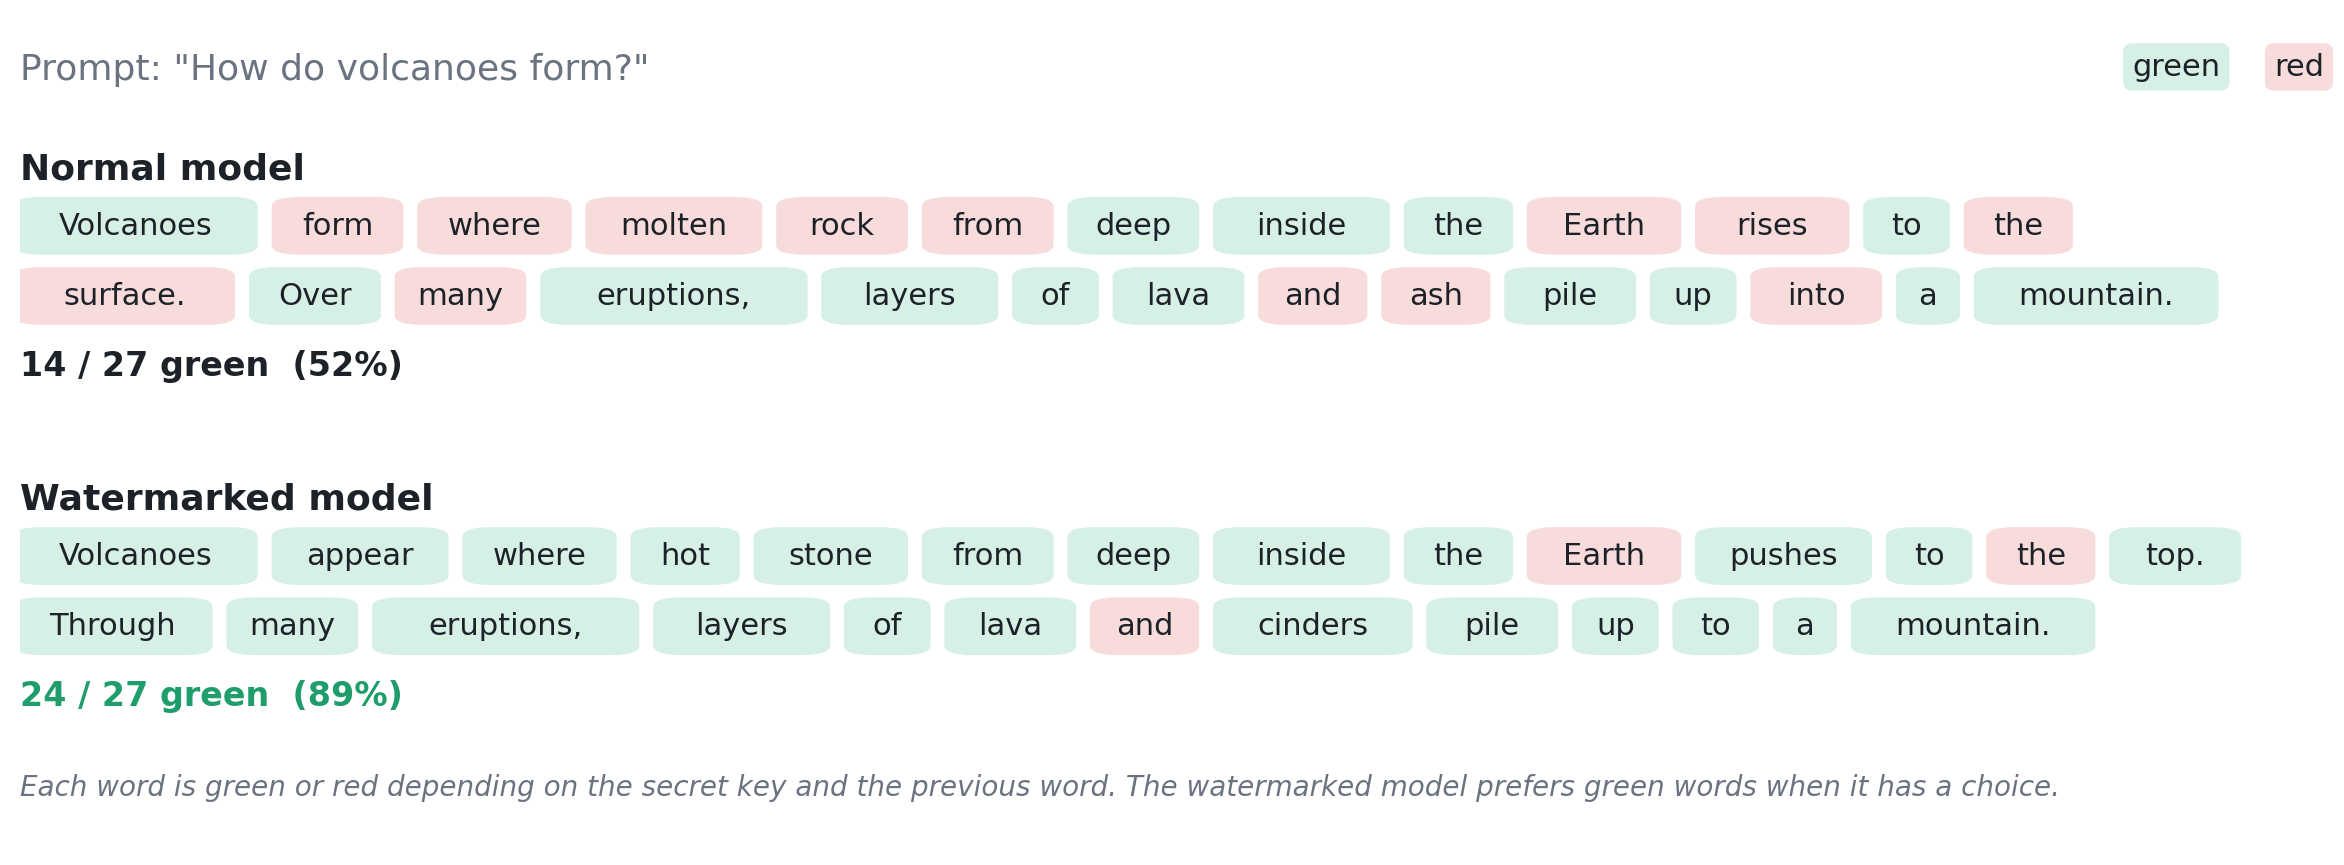

This figure's Python source:
"""Slide figure: the same prompt answered with and without a green/red watermark, words highlighted."""
import hashlib
import matplotlib.pyplot as plt
from matplotlib.patches import FancyBboxPatch

GREEN, RED, INK, MUTED = '#1f9d6b', '#d64545', '#1d2128', '#6b7280'
LGREEN, LRED = '#d6f0e5', '#f8dcdc'
plt.rcParams.update({'font.family': 'DejaVu Sans', 'text.color': INK})

def is_green(prev, word, key='key-285'):
    """Green/red decided by hashing the secret key, the previous word and the candidate word."""
    return hashlib.sha256(f'{key}|{prev}|{word}'.encode()).digest()[0] < 128

normal = ('Volcanoes form where molten rock from deep inside the Earth rises to the surface. '
          'Over many eruptions, layers of lava and ash pile up into a mountain.').split()
# Watermarked answer: written by greedily preferring green words among natural alternatives.
options = [['Volcanoes'], ['form', 'appear', 'arise'], ['where', 'when'], ['molten', 'hot', 'melted'],
           ['rock', 'stone'], ['from'], ['deep', 'far'], ['inside', 'within', 'beneath'], ['the'], ['Earth', 'planet'],
           ['rises', 'pushes', 'moves', 'travels'], ['to', 'toward', 'up'], ['the'], ['surface.', 'crust.', 'top.'],
           ['Over', 'After', 'Through'], ['many', 'repeated', 'countless'], ['eruptions,', 'outbursts,'],
           ['layers', 'sheets'], ['of'], ['lava', 'magma'], ['and'], ['ash', 'dust', 'cinders'],
           ['pile', 'build', 'stack', 'gather'], ['up'], ['into', 'to', 'forming'], ['a'], ['mountain.', 'peak.', 'cone.']]
wm, prev = [], '<s>'
for opts in options:
    pick = next((w for w in opts if is_green(prev, w)), opts[0])
    wm.append(pick); prev = pick

def colors(words):
    prev, out = '<s>', []
    for w in words:
        out.append(is_green(prev, w)); prev = w
    return out

fig = plt.figure(figsize=(12, 4.3), dpi=200); fig.patch.set_facecolor('white')
ax = fig.add_axes([0.02, 0.02, 0.96, 0.96]); ax.set_xlim(0, 1); ax.set_ylim(0, 1); ax.axis('off')
ax.text(0.0, 0.96, 'Prompt: "How do volcanoes form?"', fontsize=13, color=MUTED, va='top')

def passage(y0, words, title):
    flags = colors(words); n_green = sum(flags)
    ax.text(0.0, y0, title, fontsize=13, weight='bold', va='top')
    x, y = 0.0, y0 - 0.09
    for w, g in zip(words, flags):
        width = 0.0098 * len(w) + 0.024
        if x + width > 1.0:
            x, y = 0.0, y - 0.085
        ax.add_patch(FancyBboxPatch((x, y - 0.032), width - 0.012, 0.064, boxstyle='round,pad=0.003,rounding_size=0.012',
                                    facecolor=LGREEN if g else LRED, edgecolor='none'))
        ax.text(x + (width - 0.012) / 2, y, w, ha='center', va='center', fontsize=11)
        x += width
    share = n_green / len(words)
    ax.text(0.0, y - 0.085, f'{n_green} / {len(words)} green  ({share:.0%})', fontsize=12, weight='bold',
            color=GREEN if share > 0.65 else INK, va='center')
    return share

s1 = passage(0.84, normal, 'Normal model')
s2 = passage(0.44, wm, 'Watermarked model')
ax.text(0.955, 0.96, 'green', fontsize=11, ha='right', va='top', color=INK,
        bbox=dict(boxstyle='round,pad=0.3', facecolor=LGREEN, edgecolor='none'))
ax.text(1.0, 0.96, 'red', fontsize=11, ha='right', va='top', color=INK,
        bbox=dict(boxstyle='round,pad=0.3', facecolor=LRED, edgecolor='none'))
ax.text(0.0, 0.06, 'Each word is green or red depending on the secret key and the previous word. '
        'The watermarked model prefers green words when it has a choice.', fontsize=10, color=MUTED, style='italic')
print(f'normal {s1:.0%}  watermarked {s2:.0%}')
for ext in ('png', 'svg'):
    fig.savefig(f'green_red_example.{ext}', bbox_inches='tight', facecolor='white')
